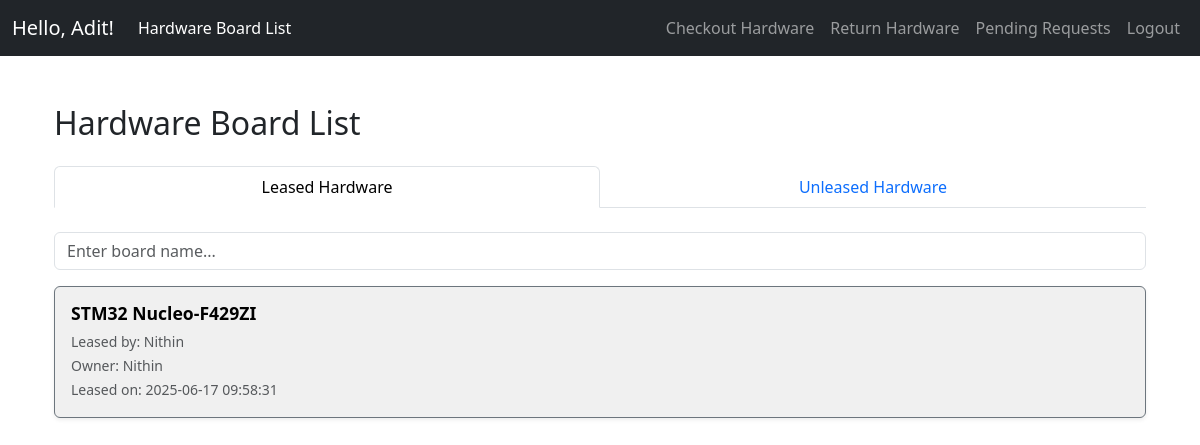
/hardware_list (signed in), run on the app's committed database.
### models.py (models this page shows, shortened)
class User(UserMixin, db.Model):
    __tablename__ = 'user'
    id = db.Column(db.Integer, primary_key=True)
    username = db.Column(db.String(150), unique=True, nullable=False)
    password_hash = db.Column(db.String(128), nullable=False)
    privilege_level = db.Column(db.String(50), nullable=False, default='user')
    approval_status = db.Column(db.String(50), nullable=False, default='pending')

class Checkout(db.Model):
    __tablename__ = 'checkout'
    id = db.Column(db.Integer, primary_key=True)
    user_id = db.Column(db.Integer, db.ForeignKey('user.id'), nullable=False)
    hardware_id = db.Column(db.Integer, db.ForeignKey('hardware.id'), nullable=False)
    pending_checkout_date = db.Column(db.DateTime, nullable=True)
    pending_return_date = db.Column(db.DateTime, nullable=True)
    checkout_date = db.Column(db.DateTime, nullable=True)
    return_date = db.Column(db.DateTime, nullable=True)
    state = db.Column(db.String(150), nullable=False)
    hw_leaser = db.relationship('User', backref=db.backref('hw_leaser_name', lazy=True))
    hardware = db.relationship('Hardware', back_populates='checkouts')

class Hardware(db.Model):
    __tablename__ = 'hardware'
    id = db.Column(db.Integer, primary_key=True)
    name = db.Column(db.String(150), nullable=False)
    count = db.Column(db.Integer, nullable=False)
    owner_id = db.Column(db.Integer, db.ForeignKey('user.id'), nullable=False)
    hw_owner = db.relationship('User', backref=db.backref('hw_owner_name', lazy=True))
    checkouts = db.relationship('Checkout', back_populates='hardware')

### app.py (the view)
@app.route('/hardware_list', methods=['GET'])
def hardware_list():
    active_checkouts = Checkout.query.filter(
        Checkout.state == 'taken'
    ).all()
    unleased_hardware = Hardware.query.filter(
        Hardware.count > 0).all()
    return render_template('hardware_list.html', active_checkouts=active_checkouts, unleased_hardware=unleased_hardware)

### app.py (called while the page is built)
@login_manager.user_loader
def load_user(user_id):
    return User.query.get(int(user_id))

@app.context_processor
def inject_active_page():
    is_hw_owner = False
    if current_user.is_authenticated:
        is_hw_owner = Hardware.query.filter_by(owner_id=current_user.id).first() is not None
    return dict(active_page=request.endpoint, is_hw_owner=is_hw_owner)

### templates/hardware_list.html (shortened to what this page needs)
{% extends "base.html" %}
{% block content %}
<div class="container py-4">
    <h2 class="mb-4">Hardware Board List</h2>
    <ul class="nav nav-tabs nav-justified" id="hardwareTabs" role="tablist">
        <li class="nav-item" role="presentation">
            <button class="nav-link active" id="leased-tab" data-bs-toggle="tab"
                data-bs-target="#leased_hardware" type="button" role="tab"
                aria-controls="leased_hardware" aria-selected="true">
                Leased Hardware
            </button>
        </li>
        <li class="nav-item" role="presentation">
            <button class="nav-link" id="unleased-tab" data-bs-toggle="tab"
                data-bs-target="#unleased_hardware" type="button" role="tab"
                aria-controls="unleased_hardware" aria-selected="false">
                Unleased Hardware
            </button>
        </li>
    </ul>
    <div class="tab-content pt-4" id="hardwareTabsContent">
        <div class="tab-pane fade show active" id="leased_hardware" role="tabpanel" aria-labelledby="leased-tab">
            <input type="text" class="form-control live-search-box mb-3" placeholder="Enter board name...">
            <div class="d-flex flex-column gap-3 live-search-list" id="leasedList">
                {% for item in active_checkouts %}
                <div class="card-wrapper">
                    <div class="card p-3 shadow-sm border border-secondary hardware-card">
                        <div class="card-details">
                            <h6 class="fw-semibold mb-1 card-title">{{ item.hardware.name }}</h6>
                            <small class="text-muted card-meta">Leased by: {{ item.hw_leaser.username }}</small><br>
                            <small class="text-muted card-meta">Owner: {{ item.hardware.hw_owner.username }}</small><br>
                            <small class="text-muted card-meta">Leased on: {{ item.checkout_date }}</small>
                        </div>
                    </div>
                </div>
                {% endfor %}
            </div>
        </div>
    </div>
</div>
{% endblock %}

### templates/navbar.html (shortened to what this page needs)
<nav class="navbar navbar-expand-lg navbar-dark bg-dark">
    <div class="container-fluid">
        {% if current_user.is_authenticated %}
        <a class="navbar-brand" href="{{ url_for('index') }}">Hello, {{ current_user.username }}!</a>
        {% else %}
        <a class="navbar-brand" href="{{ url_for('index') }}">Hello!</a>
        {% endif %}
        <ul class="navbar-nav me-auto">
            <li class="nav-item">
                <a class="nav-link {% if 'hardware_list' in active_page %}active{% endif %}" href="{{ url_for('hardware_list') }}">
                    Hardware Board List
                </a>
            </li>
        </ul>
        <div class="collapse navbar-collapse" id="navbarNav">
            <ul class="navbar-nav ms-auto">
                {% if current_user.is_authenticated %}
                <li class="nav-item">
                    <a class="nav-link {% if 'checkout' in active_page %}active{% endif %}"
                        href="{{ url_for('checkout') }}">Checkout Hardware</a>
                </li>
                <li class="nav-item">
                    <a class="nav-link {% if 'return_hardware' in active_page %}active{% endif %}"
                        href="{{ url_for('return_hardware') }}">Return Hardware</a>
                </li>
                <li class="nav-item">
                    <a class="nav-link {% if 'pending' in active_page %}active{% endif %}"
                        href="{{ url_for('pending') }}">Pending Requests</a>
                </li>
                <li class="nav-item">
                    <a class="nav-link {% if 'logout' in active_page %}active{% endif %}"
                        href="{{ url_for('logout') }}">Logout</a>
                </li>
                {% endif %}
            </ul>
        </div>
    </div>
</nav>

### templates/hardware_list.html (style rules this page uses)
.card.hardware-card { background-color: #f0f0f0; color: #000; transition: all 0.2s ease-in-out; }
.card-title { font-size: 1.1rem; }

### data on the page
User: username "Adit"
Checkout: hardware.name "STM32 Nucleo-F429ZI", hw_leaser.username "Nithin", hardware.hw_owner.username "Nithin", checkout_date "2025-06-17 09:58:31"
